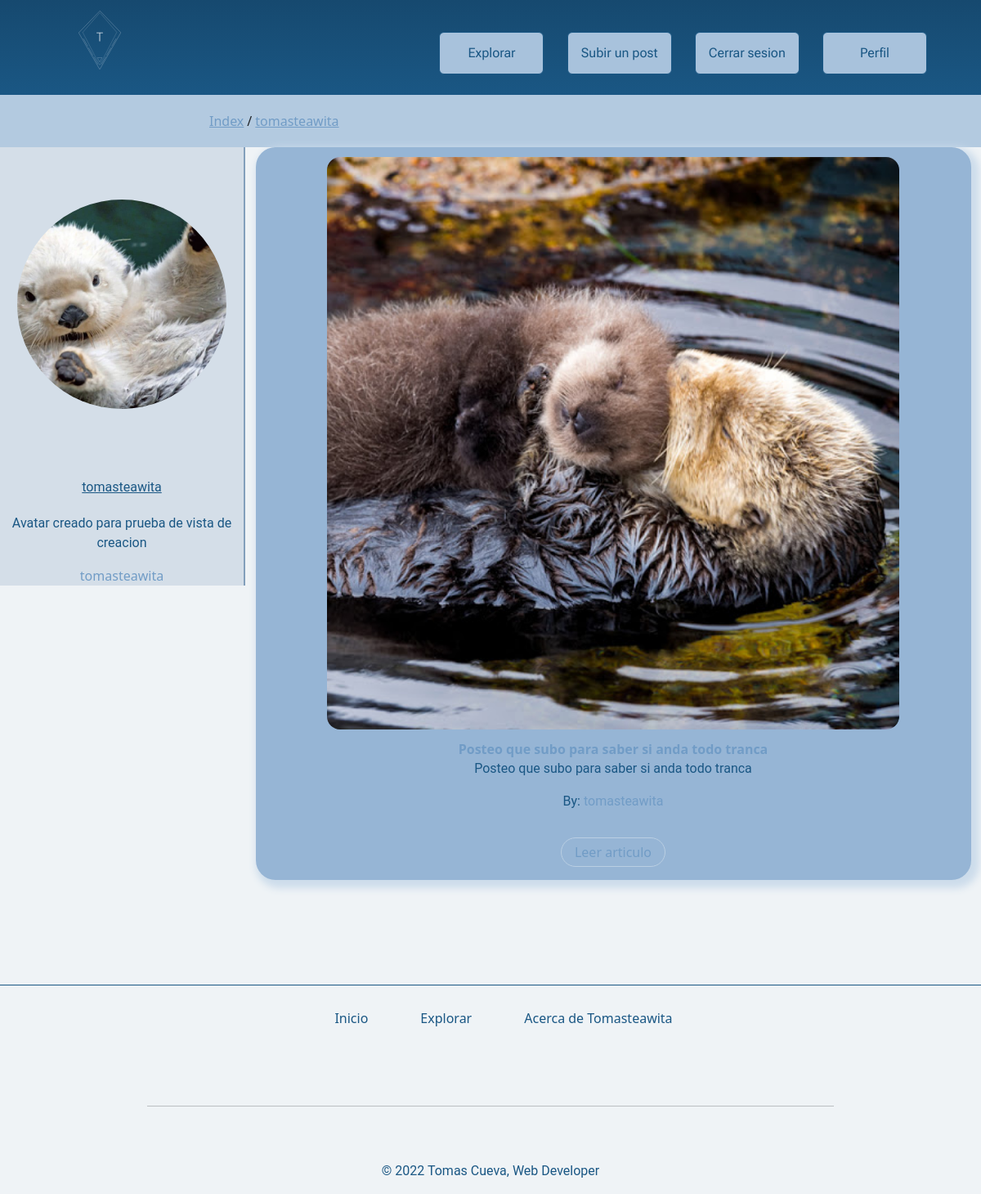
Screenshot of /detailUser/1 with the database file from the repository.
### blog/models.py (models this page shows, shortened)
class Avatar(models.Model):
    user = models.ForeignKey(User, on_delete=models.CASCADE,null=True,blank=True)
    perfil_image = models.ImageField(upload_to='perfil_image')
    perfil_description = models.CharField(max_length=256)
    developer_type = models.CharField(max_length=65)

class Post(models.Model):
    title = models.CharField(max_length=75)
    description = models.CharField(max_length=256)
    text = models.TextField(max_length=1040)
    image = models.ImageField(upload_to='image',null=True,blank=True)
    user = models.ForeignKey(User, on_delete=models.CASCADE,null=True,blank=True)
    category = models.ForeignKey(Category, on_delete=models.CASCADE,null=True,blank=True)
    date = models.DateTimeField(null=True)

### blog/views.py (the view)
# urls.py: path('detailUser/<int:user_id>',detail_user,name="DetailUser"),
def detail_user(request,user_id):
    user = User.objects.get(id=user_id)
    posts = Post.objects.filter(user_id = user_id)
    try:
        avatar = Avatar.objects.get(user=user)
        context = {'user':user,'posts':posts,'avatar':avatar}
    except:
        context = {'user':user,'posts':posts}
    return render(request,'detailUser.html',context=context)

### blog/templates/detailUser.html (shortened to what this page needs)
{% extends 'main.html' %}
{% load static %}
{% block main %}
<main class="detail-user">
    <nav class="navigation">
        <div>
            <a href="{% url 'index' %}">Index</a><span>/</span><a href="{% url 'DetailUser' user.id%}">{{user.username}}</a>
        </div>
    </nav>
    <section>
        <aside class="user-detail-card">
            {% if avatar%}
                <img src="{{avatar.perfil_image.url}}" alt="">
            {% else %}
                <img src="{% static 'sources/images/perfil_image-_predeterm.webp'%}" alt="">
            {% endif %}
                <div>
                    <a href="{% url 'DetailUser' user.id%}">{{user.username}}</a>
                </div>
            {% if avatar %}
               <p>{{avatar.perfil_description}}</p>
            {% endif %}
                <a href="{% url 'DetailUser' user.id%}">{{user.username}}</a>
            </aside>
            <div>
                {% for post in posts %}
                    <article class="Tcard">
                        <img src="{{post.image.url}}" alt="">
                        <div>
                            <strong>{{post.title}}</strong>
                            <p>
                                {{post.description}}
                            </p>
                            {% if user.id != request.user.id %}
                                <p>
                                    <span>By: </span><a href="">{{post.user}}</a>
                                </p>
                            {% endif %}
                        </div>
                        <button>
                            <a href="{% url 'DetailPost' post.id %}">Leer articulo</a>
                        </button>
                    </article>
                {% endfor %}
            </div>
    </section>
</main>
{% endblock  %}

### tomasteawita/static/css/style.css (style rules this page uses)
.avatar-main-form .avatar-form button, .Tcard button { border: 1px solid #bacfe3; background-color: transparent; color: #bacfe3; transition: all 0.4s; border-radius: 32px; }
.detail-user section div > a { display: inline-block; font-family: "Roboto", "Quicksand", sans-serif; color: #1A5784; text-decoration: underline; transition: 0.5s; margin: auto 12px; }
*, *:before, *:after { box-sizing: border-box; margin: 0; padding: 0; }
body { background-color: #eff3f6; }
a, strong { text-decoration: none; color: #719cc6; }
main { z-index: 10; }
p, label { color: #1A5784; font-family: "Roboto", "Quicksand", sans-serif; }
.navigation { background-color: #b3cae0; height: 64px; }
.navigation > div { height: 100%; width: 60%; display: flex; flex-direction: row; align-items: center; margin-left: 256px; justify-content: flex-start; }
.navigation > div span { margin: 4px; }
.navigation > div a { text-decoration: underline; }
.Tcard { text-align: center; border-radius: 24px; background: #96b5d5; display: flex; flex-direction: column; align-items: center; box-shadow: 5px 5px 10px 5px #ccdceb; -webkit-box-shadow: 5px 5px 10px 5px #ccdceb; -moz-box-shadow: 5px 5px 10px 5px #ccdceb; }
.Tcard img { border-radius: 16px; margin: 12px auto; }
.Tcard div { width: 90%; }
.Tcard button { width: 128px; height: 36px; padding: 4px; margin: 16px auto; }
.detail-user section { display: grid; grid-template-columns: 1fr 3fr; grid-template-rows: 1fr; justify-items: center; align-items: flex-start; text-align: center; }
.detail-user section div > a { display: inline-block; padding: 4px; margin: 16px auto; }
.detail-user section .Tcard { width: 875px; }
.detail-user section .Tcard img { width: 80%; }
.user-detail-card { text-align: center; background-color: #d4dee8; border-right: 2px solid #829fbb; width: 100%; }
.user-detail-card img { border-radius: 50%; height: 256px; width: 256px; margin: 64px auto; object-fit: cover; }

### rows the page displays
Avatar: perfil_image (picture), perfil_description "Avatar creado para prueba de vista de creacion"
Post: image (picture), title "Posteo que subo para saber si anda todo tranca", description "Posteo que subo para saber si anda todo tranca", user "tomasteawita"

### other values shown
{{ user.username }} "tomasteawita"
